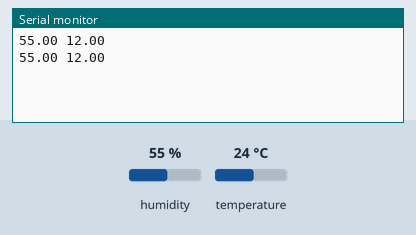
Simulated run of this sketch. Board: Arduino Uno, built with avr-gcc and run on an emulated ATmega328P. Shown: the last lines printed to the serial monitor. Inputs (shaded band) come from the test bench; at power-on: humidity 55 %, temperature 24 °C.

Above: at 2.8 s.
2.9 s: humidity set to 22 %
At 5.3 s:
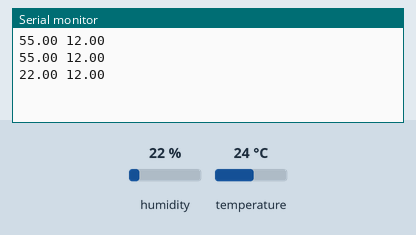
5.6 s: temperature set to 12 °C
At 6.7 s:
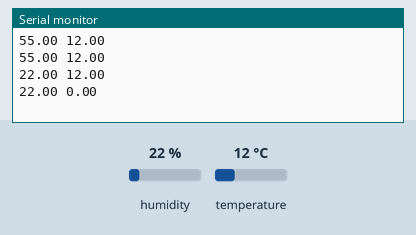
8.3 s: humidity set to 40 %
At 11.5 s:
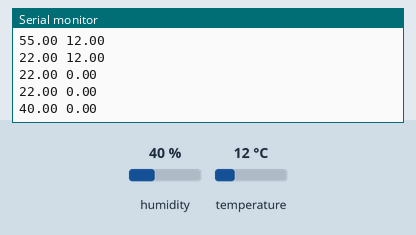
Timing chart, 0 to 13.0 s (numbered marks = the images above; inputs shaded):
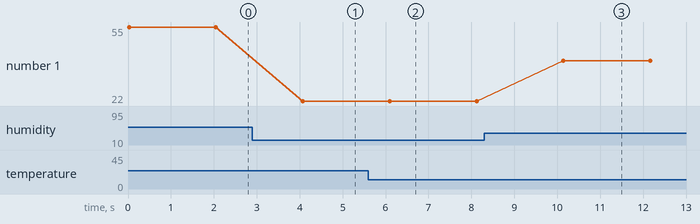

The sketch:

umidade.ino
```cpp
#include "DHT.h"
#define dht_type DHT11

int maxumi = 90;
int minumi = 80;
int maxtempo = 20;
int mintempo = 14;
int dht_pin = A5;
DHT dht_1 = DHT(dht_pin, dht_type);

void setup() {
  Serial.begin(9600);// ligaçao de bits entre o microprocessador e o IDE, Propriedade dos loops, Clock
  dht_1.begin();// Iniciando a captura de dados
}

void loop() {
  float umidade = dht_1.readHumidity();
  float temperatura = dht_1.readTemperature() - 12;
  if(isnan(temperatura) or isnan(umidade)){
    Serial.println("Erro ao ler");
  } else {
    Serial.print(umidade);
    Serial.print(" ");
    Serial.println(temperatura);
  }
  delay(2000);// intervalo
}
```

Measured:
- after the input at 2.9 s, the serial monitor: prints a new line after 1.2 s (image 1)
- after the input at 5.6 s, the serial monitor: prints a new line after 0.50 s (image 2)
- after the input at 8.3 s, the serial monitor: prints a new line after 1.8 s (image 3)
- plotted number 1: 55 → 22 after the input at 2.9 s, 22 → 40 after the input at 8.3 s
